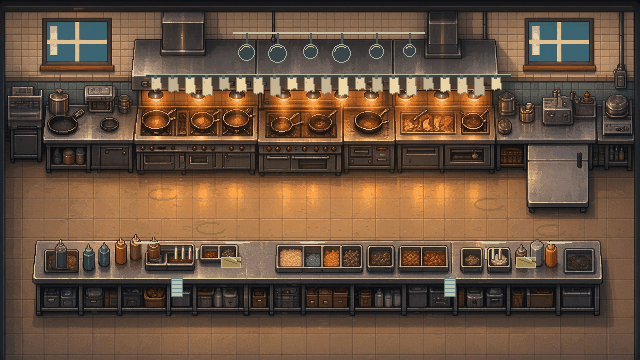
#> input picture grok_art/2026-11-08-backdrops/bg_kitchen.png, 640 x 360 px, found by its file name
$ python title_compose.py
#> lines starting #> are read from the running program, lines starting #| are printed output that depends on the picture
#!/usr/bin/env python3
"""Compose the title screen backdrop from the game's own art, so it matches the game and shows the real Duff.

Deterministic, no network, PIL + numpy only. Run from the repo root:
    python3 tools/title_compose.py

Reads   assets/art/bg_kitchen.png            (the Twisted Fork kitchen, in-game pixel art, 640x360)
        assets/art/portraits_hd/duff.png     (style-C dialogue portrait, 3 moods of 512x512; mood 0 = grin)
Writes  assets/art/bg_title.png              (1280x720 RGB; manifest "s": 4 keeps it 320x180 world units)

Why: the old title (Gemini G7) drew a blond, beardless cook with bare arms. The portrait is the canonical
style-C Duff (docs/art_direction/STYLE_LOCK.md): blackout sleeve + grey-wash sleeve, fox on the neck, beard,
undercut bun. The kitchen is pixel-doubled exactly like every in-game backdrop, graded toward the style lock's
Duff-frame palette (navy #0E1A33 / teal-navy #1E4A66, amber #E0A030), with a flat two-tone sunburst behind him.

Layout (1280x720): the menu draws the title bar (top ~70 px), the tagline (~72..140) and the buttons (~606..694).
Duff's head sits below the tagline and his tattooed shoulders above the buttons. He stands in a flat comic panel
(ink border, amber line) whose sides hide the portrait cell's square cut; his head breaks out of the top.
"""
import os
import numpy as np
from PIL import Image, ImageFilter

ROOT = os.path.abspath(os.path.join(os.path.dirname(__file__), ".."))
W, H = 1280, 720
NAVY = np.array([14, 26, 51], np.float32)
TEAL = np.array([30, 74, 102], np.float32)
AMBER = np.array([224, 160, 48], np.float32)


def main():
    kit = Image.open(os.path.join(ROOT, "assets/art/bg_kitchen.png")).convert("RGB").resize((W, H), Image.NEAREST)
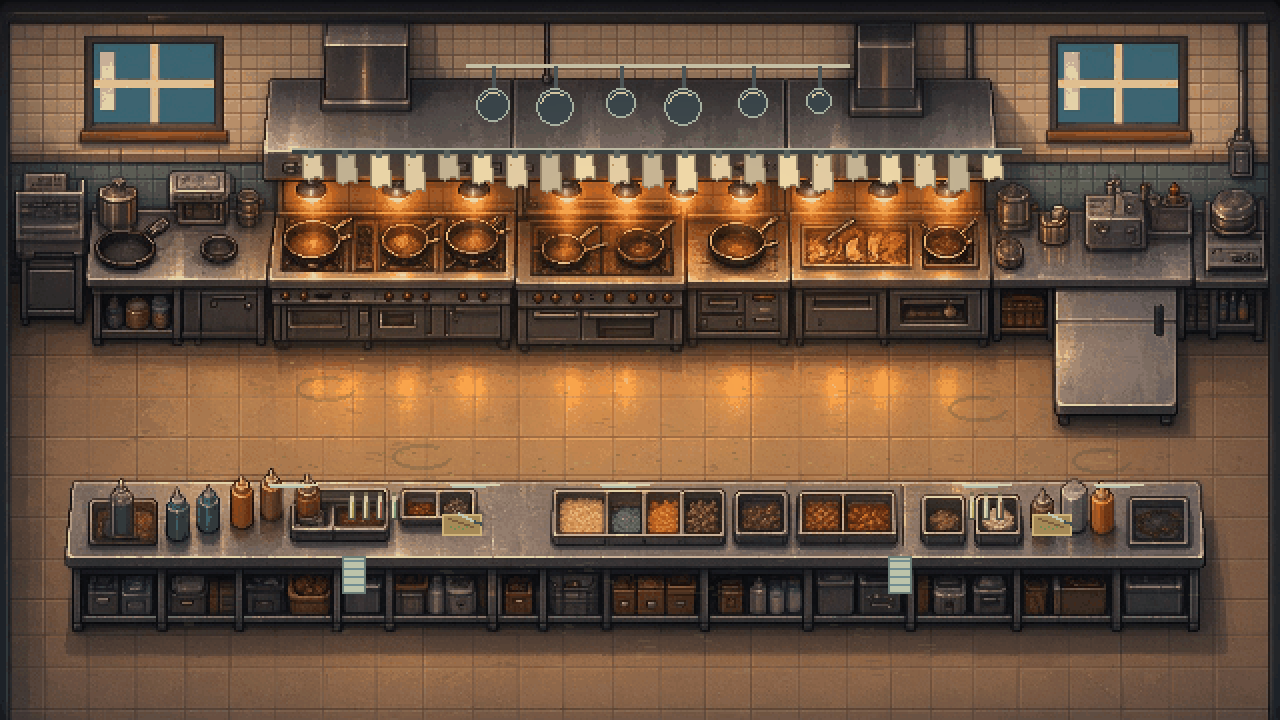
#> kit: PIL image 1280x720 RGB; mean R, G, B 104.1, 80.6, 62.3
    a = np.asarray(kit, np.float32)
    # grade: darken + pull toward navy so the bright menu and Duff read on top
    a = a * 0.55 + NAVY * 0.25
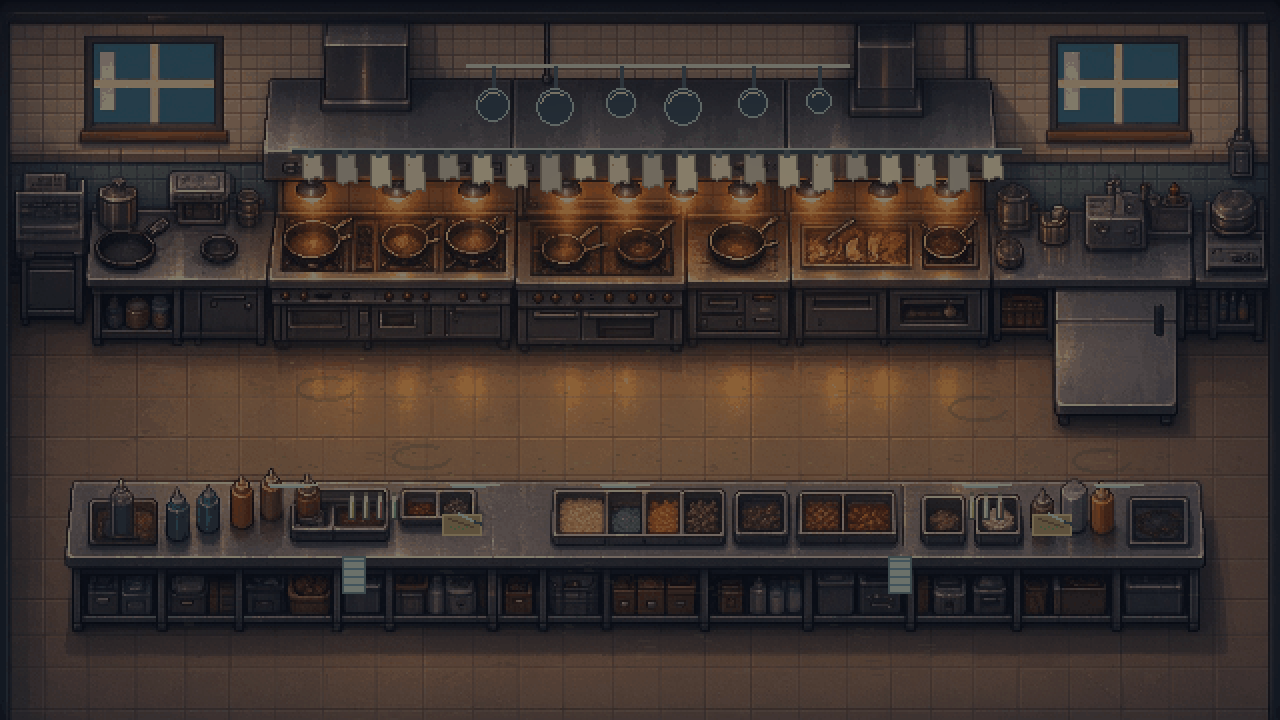
#> a: shape (720, 1280, 3) float32; mean R, G, B 60.8, 50.8, 47
    yy, xx = np.mgrid[0:H, 0:W].astype(np.float32)
    cx, cy = 640.0, 420.0
    # flat two-tone sunburst behind Duff (style C: no gradients inside the rays)
    ang = np.arctan2(yy - cy, xx - cx)
    rays = (np.floor((ang + np.pi) / (np.pi / 12)) % 2).astype(np.float32)
    dist = np.sqrt(((xx - cx) / 560) ** 2 + ((yy - cy) / 420) ** 2)
    burst = np.clip(1.15 - dist, 0, 1)
    burst = np.where(burst > 0.0, np.minimum(1.0, burst * 2.2), 0.0) * 0.55
    ray_col = np.where(rays[..., None] > 0, TEAL[None, None, :], NAVY[None, None, :])
    a = a * (1 - burst[..., None]) + ray_col * burst[..., None]
    # amber glow from the fryer line behind him + vignette
    glow = np.clip(1 - ((xx - cx) / 420) ** 2 - ((yy - 300) / 220) ** 2, 0, 1) ** 2
    a += glow[..., None] * AMBER[None, None, :] * 0.18
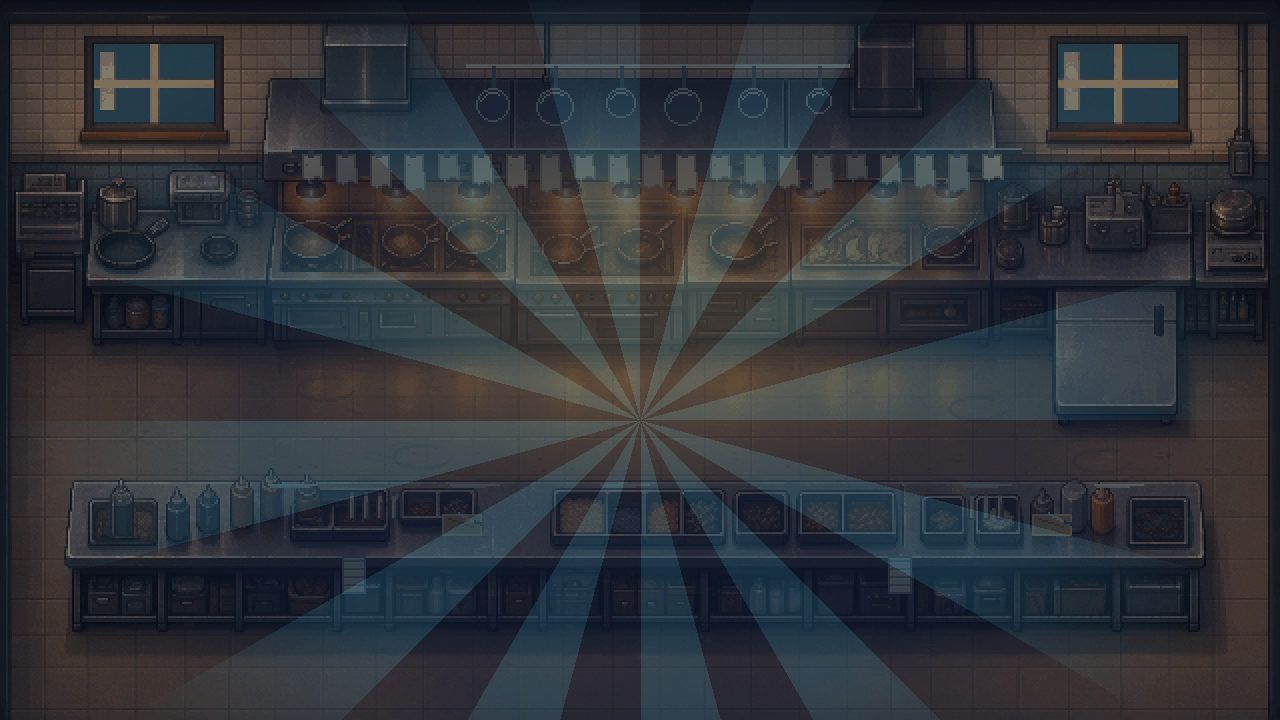
#> a: shape (720, 1280, 3) float32; mean R, G, B 49.4, 52.7, 58.3
    v = 1.0 - 0.35 * (((xx - 640) / 700) ** 2 + ((yy - 360) / 420) ** 2)
    a *= np.clip(v, 0.55, 1.0)[..., None]
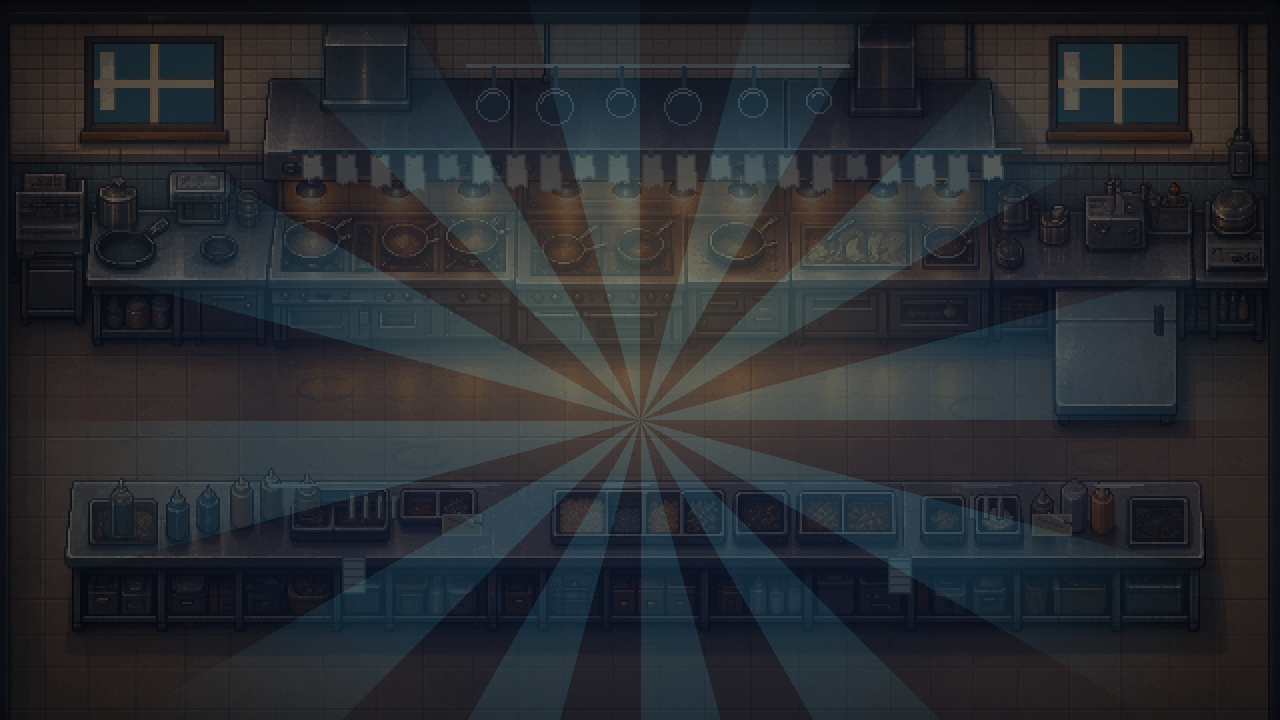
#> a: shape (720, 1280, 3) float32; mean R, G, B 41, 43.9, 48.4
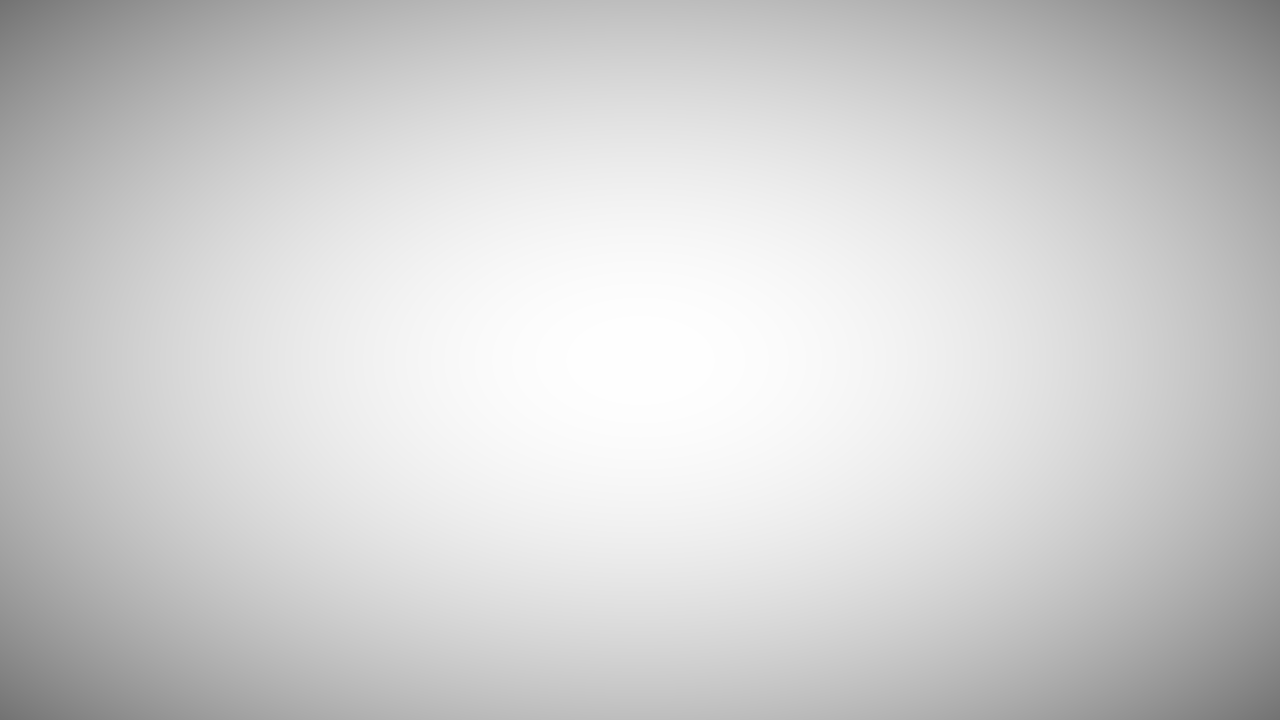
#> v: shape (720, 1280) float32; min 0.45, max 1, mean 0.817
    bg = Image.fromarray(np.clip(a, 0, 255).astype(np.uint8), "RGB")

#> (the run stopped early here; a loop or call above may not have finished)
